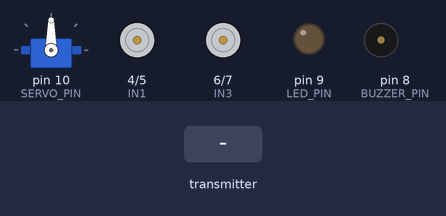
Bench run of a sketch on a simulated Arduino Uno, built with avr-gcc and run on an emulated ATmega328P. Shown: servo, motor-driver pin pairs drawn as motors (green arrow = first pin HIGH = forward, orange = second pin HIGH = backward, longer = more drive), output pins drawn as LEDs (lit = HIGH), buzzer (waves = sounding). The test bench sets the inputs (shaded band). No radio packets arrive unless stated.

Above: at 1.2 s.
1.3 s: the transmitter starts sending x = 0
At 1.9 s:
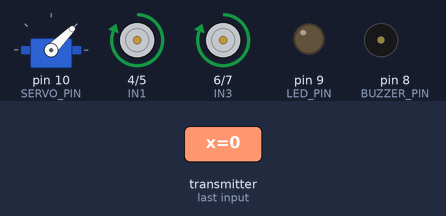
2.8 s: the transmitter starts sending y = 512
At 4.0 s:
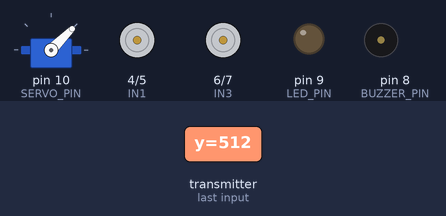
4.3 s: the transmitter starts sending button = 1
At 5.3 s:
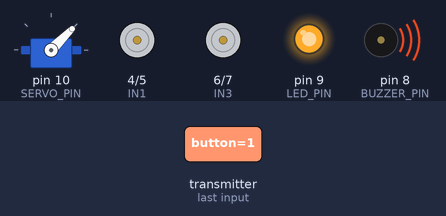
5.8 s: the transmitter starts sending x = 256
At 6.5 s:
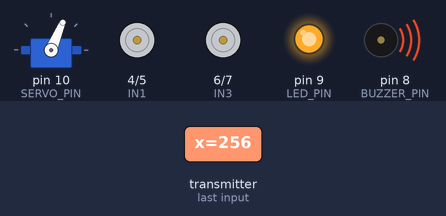
7.3 s: the transmitter starts sending y = 0
At 7.6 s:
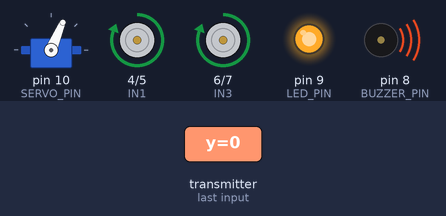
8.8 s: the transmitter starts sending button = 0
At 9.9 s:
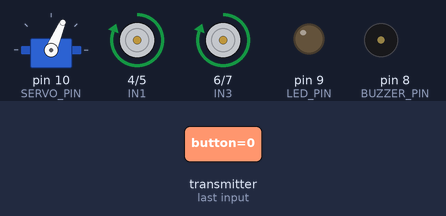
Timing chart, 0 to 11.3 s (numbered marks = the images above; inputs shaded):
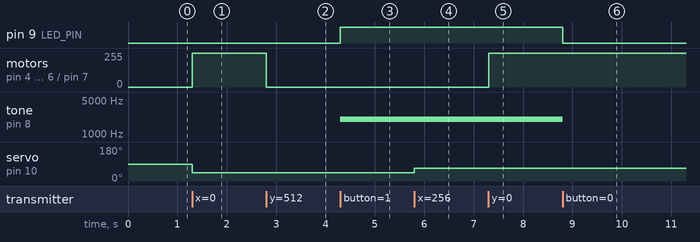

The sketch:

receiver_nrf24L01_car.ino
```cpp
/*
 * Ardujimmy NRF24L01 Receiver for Arduino Car with Steering SERVO
 * https://youtu.be/l7nzjGBNXnY
 */

 #include <SPI.h>
#include <RF24.h>
#include <Servo.h>

// --- NRF24 ---
RF24 radio(3, 2);   // CE, CSN
const byte address[6] = "00001";

struct ControlData {
  int x;
  int y;
  bool button;
} data;

// --- Servo ---
Servo steering;
#define SERVO_PIN 10

// --- LED & Buzzer ---
#define LED_PIN 9
#define BUZZER_PIN 8

// --- L298N (NO ENA/ENB) ---
#define IN1 4
#define IN2 5
#define IN3 6
#define IN4 7

void setup() {
  Serial.begin(9600);

  // NRF24
  radio.begin();
  radio.openReadingPipe(0, address);
  radio.setPALevel(RF24_PA_LOW);
  radio.startListening();

  // Pins
  pinMode(LED_PIN, OUTPUT);
  pinMode(BUZZER_PIN, OUTPUT);

  pinMode(IN1, OUTPUT);
  pinMode(IN2, OUTPUT);
  pinMode(IN3, OUTPUT);
  pinMode(IN4, OUTPUT);

  steering.attach(SERVO_PIN);
}

// ----------------------
// MOTOR CONTROL (NO PWM)
// ----------------------
void driveMotors(int throttle) {

  if (throttle > 50) {
    // FORWARD
    digitalWrite(IN1, HIGH);
    digitalWrite(IN2, LOW);
    digitalWrite(IN3, HIGH);
    digitalWrite(IN4, LOW);
  }
  else if (throttle < -50) {
    // BACKWARD
    digitalWrite(IN1, LOW);
    digitalWrite(IN2, HIGH);
    digitalWrite(IN3, LOW);
    digitalWrite(IN4, HIGH);
  }
  else {
    // STOP
    digitalWrite(IN1, LOW);
    digitalWrite(IN2, LOW);
    digitalWrite(IN3, LOW);
    digitalWrite(IN4, LOW);
  }
}

void loop() {
  if (radio.available()) {
    radio.read(&data, sizeof(data));

    // --- Steering (Servo) ---
    int servoPos = map(data.x, 0, 1023, 45, 135);
    steering.write(servoPos);

    // --- Throttle ---
    int throttle = map(data.y, 0, 1023, 512, -512);
    driveMotors(throttle);

    // --- Button → LED + Buzzer ---
    if (data.button) {
      digitalWrite(LED_PIN, HIGH);
      tone(BUZZER_PIN, 2000);
    } else {
      digitalWrite(LED_PIN, LOW);
      noTone(BUZZER_PIN);
    }
  }
}
```

Measured:
- after the input at 1.3 s, motor on pin 4 (IN1) / pin 5 (IN2), motor on pin 6 (IN3) / pin 7 (IN4): stopped → forward 255/255 at once; servo on pin 10 (SERVO_PIN): 90° → 45° at once
- after the input at 2.8 s, motor on pin 4 (IN1) / pin 5 (IN2), motor on pin 6 (IN3) / pin 7 (IN4): forward 255/255 → stopped at once
- after the input at 4.3 s, pin 9 (LED_PIN): LOW → HIGH at once; tone on pin 8 (BUZZER_PIN): silent → 2000 Hz at once
- after the input at 5.8 s, servo on pin 10 (SERVO_PIN): 45° → 67° at once
- after the input at 7.3 s, motor on pin 4 (IN1) / pin 5 (IN2), motor on pin 6 (IN3) / pin 7 (IN4): stopped → forward 255/255 at once
- after the input at 8.8 s, pin 9 (LED_PIN): HIGH → LOW at once; tone on pin 8 (BUZZER_PIN): 2000 Hz → silent at once
